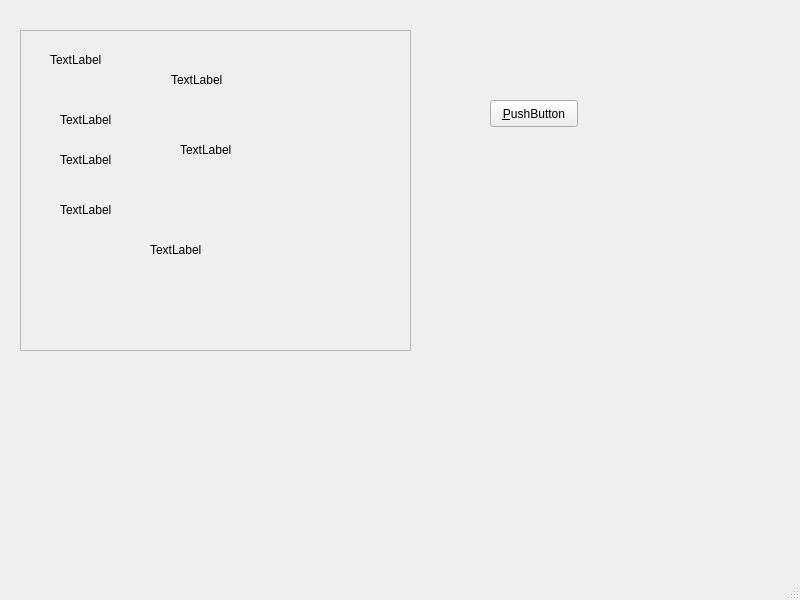
<?xml version="1.0" encoding="UTF-8"?>
<ui version="4.0">
 <class>MainWindow</class>
 <widget class="QMainWindow" name="MainWindow">
  <property name="geometry">
   <rect>
    <x>0</x>
    <y>0</y>
    <width>800</width>
    <height>600</height>
   </rect>
  </property>
  <property name="windowTitle">
   <string>MainWindow</string>
  </property>
  <widget class="QWidget" name="centralwidget">
   <widget class="QFrame" name="frame">
    <property name="geometry">
     <rect>
      <x>20</x>
      <y>30</y>
      <width>391</width>
      <height>321</height>
     </rect>
    </property>
    <property name="frameShape">
     <enum>QFrame::StyledPanel</enum>
    </property>
    <property name="frameShadow">
     <enum>QFrame::Raised</enum>
    </property>
    <widget class="QLabel" name="label">
     <property name="geometry">
      <rect>
       <x>30</x>
       <y>20</y>
       <width>66</width>
       <height>19</height>
      </rect>
     </property>
     <property name="text">
      <string>TextLabel</string>
     </property>
    </widget>
    <widget class="QLabel" name="label_2">
     <property name="geometry">
      <rect>
       <x>40</x>
       <y>80</y>
       <width>66</width>
       <height>19</height>
      </rect>
     </property>
     <property name="text">
      <string>TextLabel</string>
     </property>
    </widget>
    <widget class="QLabel" name="label_3">
     <property name="geometry">
      <rect>
       <x>151</x>
       <y>40</y>
       <width>66</width>
       <height>19</height>
      </rect>
     </property>
     <property name="text">
      <string>TextLabel</string>
     </property>
    </widget>
    <widget class="QLabel" name="label_4">
     <property name="geometry">
      <rect>
       <x>40</x>
       <y>170</y>
       <width>66</width>
       <height>19</height>
      </rect>
     </property>
     <property name="text">
      <string>TextLabel</string>
     </property>
    </widget>
    <widget class="QLabel" name="label_5">
     <property name="geometry">
      <rect>
       <x>160</x>
       <y>110</y>
       <width>66</width>
       <height>19</height>
      </rect>
     </property>
     <property name="text">
      <string>TextLabel</string>
     </property>
    </widget>
    <widget class="QLabel" name="label_6">
     <property name="geometry">
      <rect>
       <x>130</x>
       <y>210</y>
       <width>66</width>
       <height>19</height>
      </rect>
     </property>
     <property name="text">
      <string>TextLabel</string>
     </property>
    </widget>
    <widget class="QLabel" name="label_7">
     <property name="geometry">
      <rect>
       <x>40</x>
       <y>120</y>
       <width>66</width>
       <height>19</height>
      </rect>
     </property>
     <property name="text">
      <string>TextLabel</string>
     </property>
    </widget>
   </widget>
   <widget class="QPushButton" name="pushButton">
    <property name="geometry">
     <rect>
      <x>490</x>
      <y>100</y>
      <width>88</width>
      <height>27</height>
     </rect>
    </property>
    <property name="text">
     <string>&amp;PushButton</string>
    </property>
   </widget>
  </widget>
  <widget class="QMenuBar" name="menubar">
   <property name="geometry">
    <rect>
     <x>0</x>
     <y>0</y>
     <width>800</width>
     <height>24</height>
    </rect>
   </property>
  </widget>
  <widget class="QStatusBar" name="statusbar"/>
 </widget>
 <resources/>
 <connections/>
</ui>
